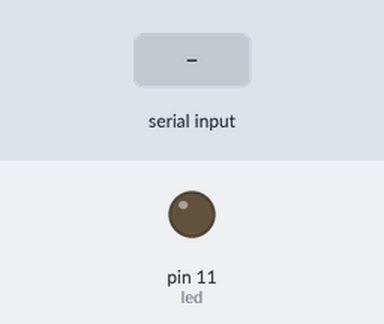
Bench run of a sketch on a simulated Arduino Uno, built with avr-gcc and run on an emulated ATmega328P. On the bench: output pins drawn as LEDs (lit = HIGH). The inputs (shaded band) are chosen by the test bench.

Above: at 1.2 s.
1.3 s: "90,45\n" received over Serial
At 2.4 s:
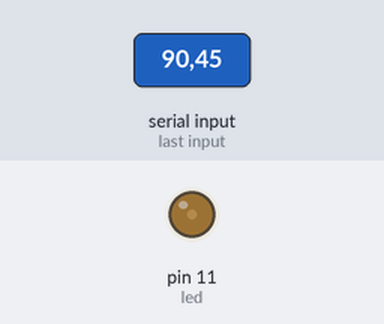
2.8 s: "30,150\n" received over Serial
At 3.5 s:
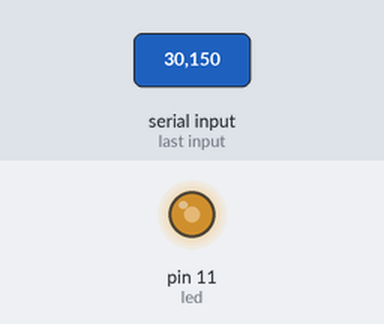
4.3 s: "257\n" received over Serial
At 4.6 s:
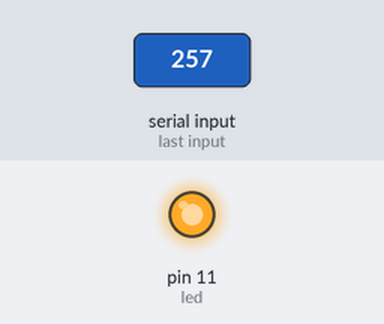
5.8 s: "90\n" received over Serial
At 6.9 s:
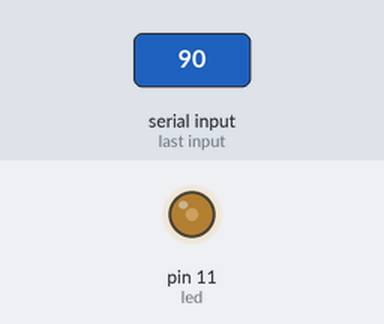
Timing chart, 0 to 8.3 s (numbered marks = the images above; inputs shaded):
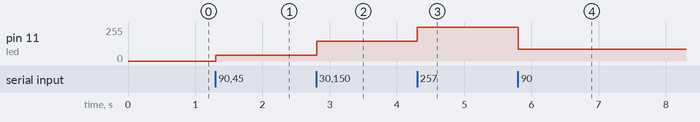

Measured:
- after the input at 1.3 s, pin 11 (led): 0/255 → 45/255 at once
- after the input at 2.8 s, pin 11 (led): 45/255 → 150/255 at once
- after the input at 4.3 s, pin 11 (led): 150/255 → 255/255 at once
- after the input at 5.8 s, pin 11 (led): 255/255 → 90/255 at once

The sketch:

LedTest2A.ino
```cpp
int led = 11;
int getCommand;
void setup() {
  Serial.begin(9600);
  pinMode(led, OUTPUT);
}

void loop() {

  while (Serial.available() != 0)
  {
    getCommand = Serial.parseInt();

    Serial.read();
    if (getCommand == 256)
    {
      digitalWrite(led, LOW);
    }
    else if (getCommand == 257)
    {
      digitalWrite(led, HIGH);
    }
    else {
      analogWrite(led, getCommand);
    }

  }

}
/*Serial.available( )= The Serial.available( ) function in Arduino gets the stored bytes from the serial port that are available for
 * reading. It is the data,which is already stored and arrived in the serial buffer. The serial buffer in Arduino holds the 64 bytes.
 Serial.available( ) function inherits from the utility class called stream. The stream is only invoked when the function relying on
 it is called. The stream class is considered as the base class for binary and character-based streams.Get the number of bytes
 (characters) available for reading from the serial port. This is data that’s already arrived and stored in the serial receive buffer
 (which holds 64 bytes). See the list of available serial ports for each board on the Serial main page.return The number of bytes available to
 read .*/
 /*Stream=Stream is the base class for character and binary based streams. It is not called directly, but invoked whenever you use a function that relies on it.
Stream defines the reading functions in Arduino. When using any core functionality that uses a read() or similar method, you can safely assume it calls on the
Stream class. For functions like print(), Stream inherits from the Print class.*/
/*Serial=Used for communication between the Arduino board and a computer or other devices. All Arduino boards have at least one serial
port (also known as a UART or USART), and some have several.*/

/*Serial.read()=Reads incoming serial data.Serial.read() inherits from the Stream utility class.See the list of available serial ports
for each board on the Serial main page.*/

/*Serial.parseInt()= The parseInt() function from the Serial library is made to scan down the serial receive buffer one byte at a time in
 * search of the first valid numerical digit.So if you have “314” in the serial receive buffer, you’d get 314 returned the first time you
 * call Serial.parseInt().If you had “I ate 314tacos” in the serial receive buffer, you’d only get 314 returned the first time you call
 * Serial.parseInt().What does Serial.parseInt do with the non-numeric values in the serial receive buffer? If the non-numeric values are
 * only BEFORE a valid integer, it tosses them out and returns the integer and leaves the rest.What does Serial.parseInt() do if there
 * are only non-numeric numbers in the serial receive buffer? Like “¡Arriba, arriba!”? If all parseInt() can see in the serial receive
 * buffer are non-numeric values, it will return a zero, and leave the values sitting in the buffer.If you start get a bunch of 0’s
 * returned from parseInt() and you’re not sure why, remember that Newlines (NL) and Carriage Returns (CR) may be added when using the
 * Serial Monitor window in the Arduino IDE (even though you won’t see them in the Send section where you enter the text).  If you don’t
 * want these terminating characters, make sure to select No Line Ending from the drop down.A common method of using Serial.parseInt()
 *is to pair it with a while loop and Serial.available(), so that the only time you check for a new integer is when data has actually
 *arrived at the serial port. (If this code structure looks odd to you, then check out the lesson we did on Serial.read() to help
 *explain it.)*/
```
